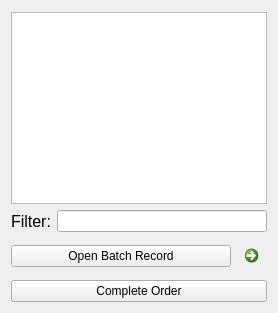
                <widget class="QWidget" name="tab_staged_orders">
                 <attribute name="title">
                  <string>Staged Orders</string>
                 </attribute>
                 <layout class="QGridLayout" name="gridLayout_6">
                  <item row="0" column="0">
                   <layout class="QVBoxLayout" name="vertical_layout_open_orders_2">
                    <item>
                     <spacer name="vertical_spacer_staged_orders">
                      <property name="orientation">
                       <enum>Qt::Vertical</enum>
                      </property>
                      <property name="sizeType">
                       <enum>QSizePolicy::Minimum</enum>
                      </property>
                      <property name="sizeHint" stdset="0">
                       <size>
                        <width>20</width>
                        <height>1</height>
                       </size>
                      </property>
                     </spacer>
                    </item>
                    <item>
                     <widget class="ListViewModel" name="list_view_staged_orders"/>
                    </item>
                    <item>
                     <layout class="QVBoxLayout" name="verticalLayout_4">
                      <item>
                       <layout class="QHBoxLayout" name="horizontalLayout_3">
                        <item>
                         <widget class="QLabel" name="label_staged_orders_filter">
                          <property name="font">
                           <font>
                            <pointsize>12</pointsize>
                           </font>
                          </property>
                          <property name="text">
                           <string>Filter:</string>
                          </property>
                         </widget>
                        </item>
                        <item>
                         <widget class="QLineEdit" name="line_edit_staged_orders_filter"/>
                        </item>
                       </layout>
                      </item>
                      <item>
                       <layout class="QHBoxLayout" name="horizontalLayout_4">
                        <item>
                         <widget class="QPushButton" name="btn_open_batch_record">
                          <property name="text">
                           <string>Open Batch Record</string>
                          </property>
                         </widget>
                        </item>
                        <item>
                         <widget class="QCommandLinkButton" name="btn_refresh_staged_orders">
                          <property name="maximumSize">
                           <size>
                            <width>30</width>
                            <height>16777215</height>
                           </size>
                          </property>
                          <property name="text">
                           <string/>
                          </property>
                          <property name="icon">
                           <iconset>
                            <normaloff>../../Downloads/refreshBtn.png</normaloff>../../Downloads/refreshBtn.png</iconset>
                          </property>
                         </widget>
                        </item>
                       </layout>
                      </item>
                      <item>
                       <widget class="QPushButton" name="btn_complete_order">
                        <property name="text">
                         <string>Complete Order</string>
                        </property>
                       </widget>
                      </item>
                     </layout>
                    </item>
                   </layout>
                  </item>
                 </layout>
                </widget>
